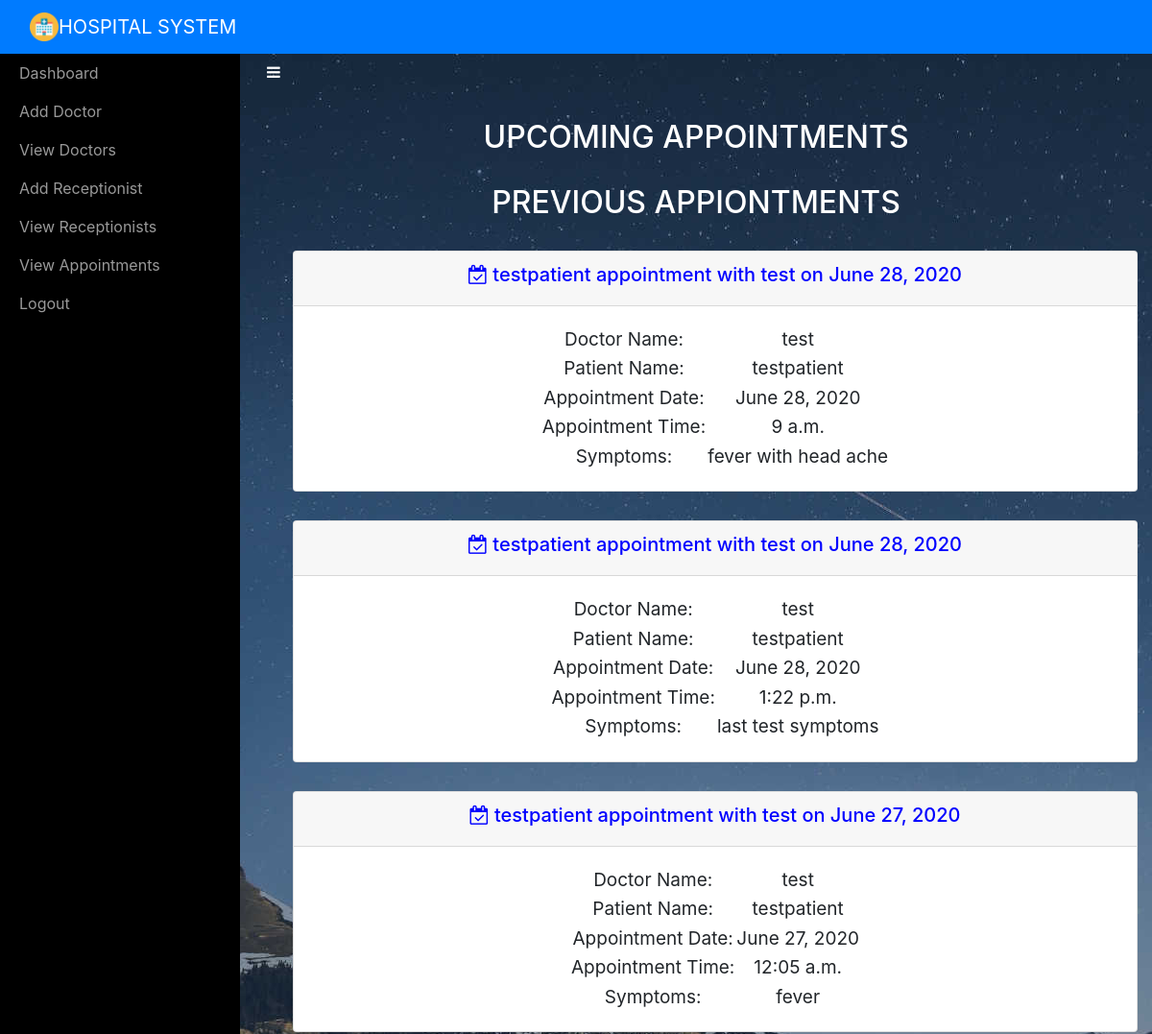
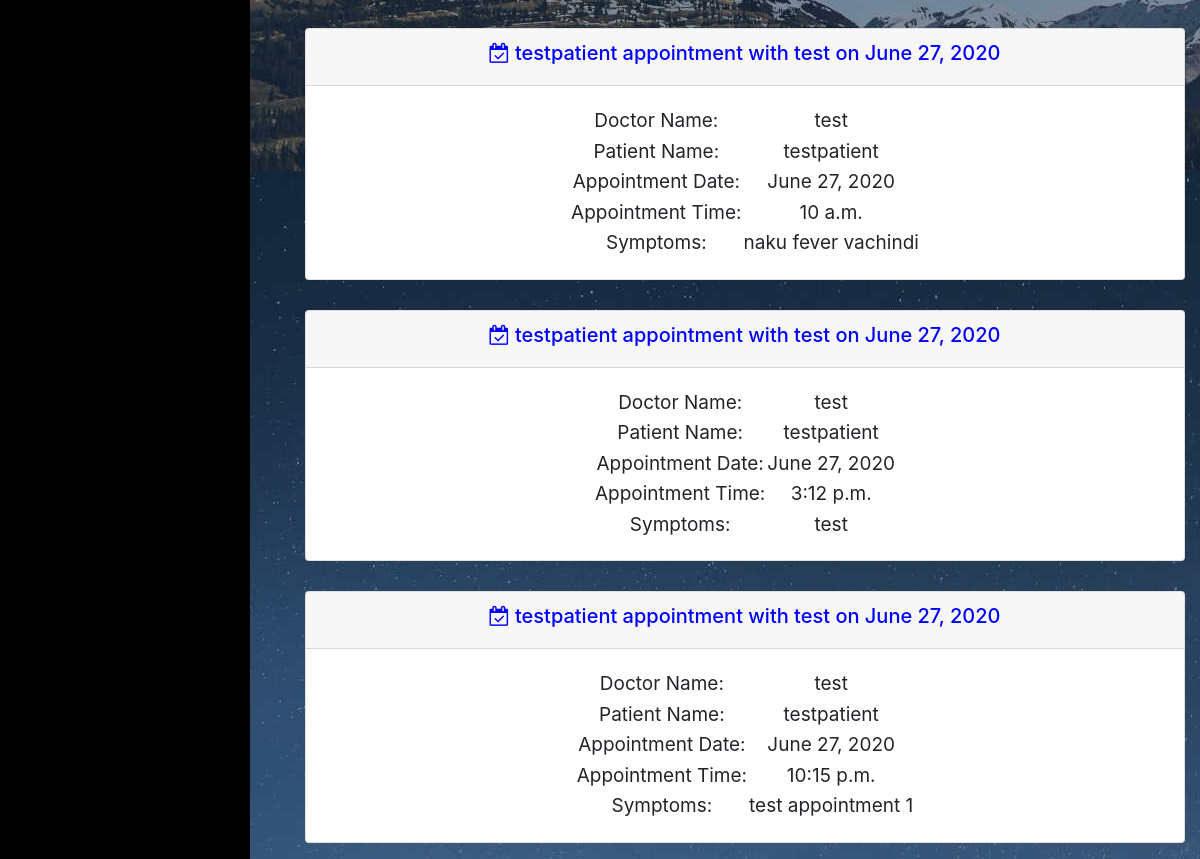
/adminviewAppointment/ (signed in), run on an earlier commit of the app's database (2 pictures, top to bottom).
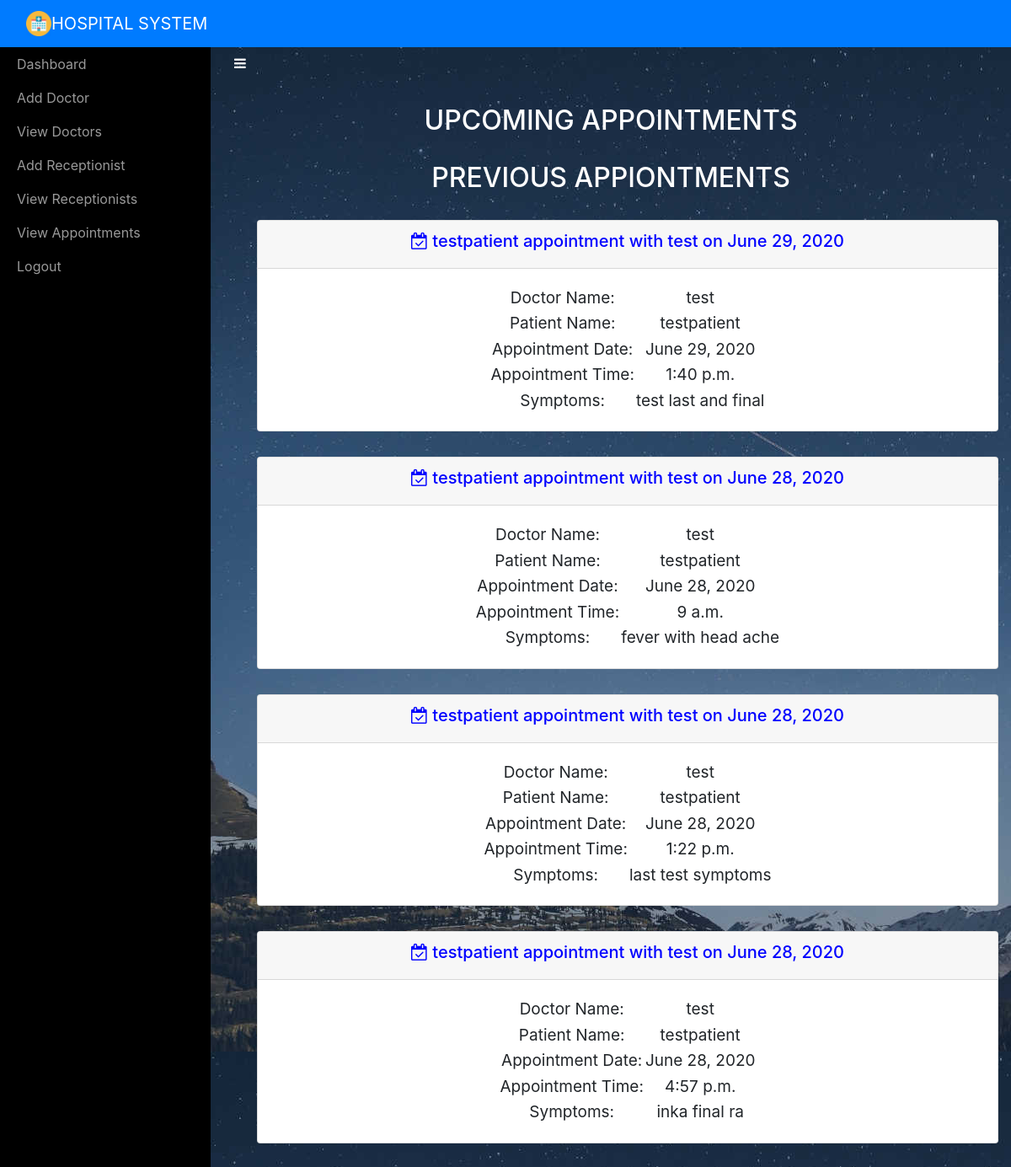
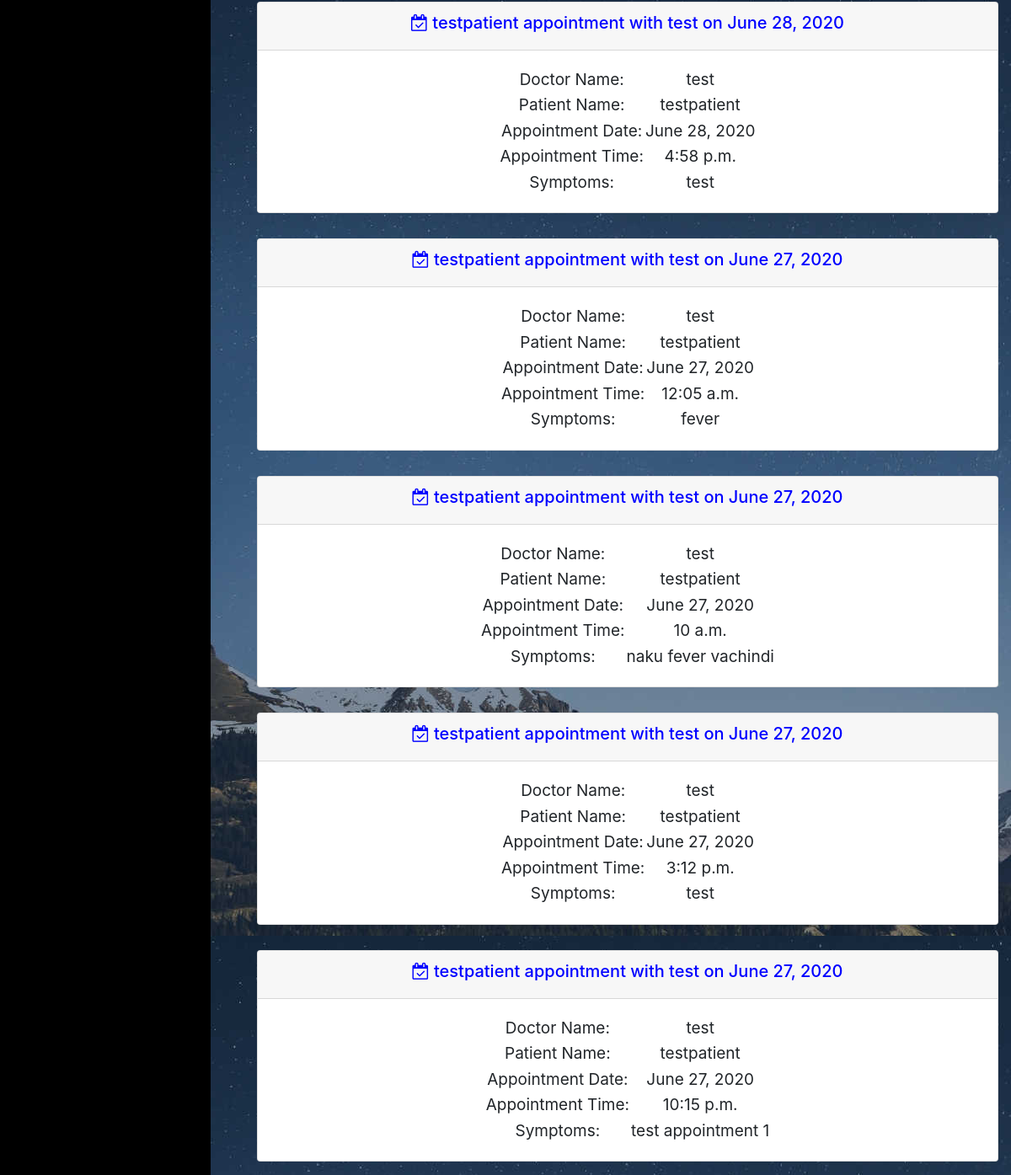
And on a later commit of the database (2 pictures, top to bottom).
### sitehandler/models.py (models this page shows, shortened)
class Appointment(models.Model):
	doctorname = models.CharField(max_length=50)
	doctoremail = models.EmailField(max_length=50)
	patientname = models.CharField(max_length=50)
	patientemail = models.EmailField(max_length=50)
	appointmentdate = models.DateField(max_length=10)
	appointmenttime = models.TimeField(max_length=10)
	symptoms = models.CharField(max_length=100)
	status = models.BooleanField()
	prescription = models.CharField(max_length=200)

### sitehandler/views.py (the view)
# urls.py: path('adminviewAppointment/',adminviewAppointment,name='adminviewAppointment'),
def adminviewAppointment(request):
	if not request.user.is_staff:
		return redirect('login_admin')
	upcomming_appointments = Appointment.objects.filter(appointmentdate__gte=timezone.now(),status=True).order_by('appointmentdate')
	previous_appointments = Appointment.objects.filter(appointmentdate__gte=timezone.now(),status=False).order_by('-appointmentdate')
	d = { "upcomming_appointments" : upcomming_appointments, "previous_appointments" : previous_appointments }
	return render(request,'adminviewappointments.html',d)

### sitehandler/templates/adminviewappointments.html (shortened to what this page needs)
<!DOCTYPE html>
<html>
<head>
    {% include 'include.html' %}
    {% load static %}
</head>
<body style="background-image: url(&quot;{% static 'img/star-sky.jpg' %}&quot;);">
    {% include 'adminnav.html' %}
    <div id="wrapper">
        {% include 'admin_include.html' %}
        <div class="page-content-wrapper">
            <div class="container-fluid"><a class="btn btn-link" role="button" id="menu-toggle" href="#menu-toggle" style="color: white;"><i class="fa fa-bars"></i></a>
                <h2 class="text-center" style="color: white;">UPCOMING APPOINTMENTS</h2>
                <h2 class="text-center" style="color: white;">PREVIOUS APPIONTMENTS</h2>
                <div class="text-center" role="tablist" id="accordion-2">
                    {% for j in previous_appointments %}
                    <ul class = "collapsible popout text-center" data-collapsible = "accordion">
                        <li class="card">
                            <div class = "card-header collapsible-header">
                                <h5 style="color:blue;"><a><i class="fa fa-calendar-check-o"></i>  {{ j.patientname }} appointment with {{ j.doctorname }} on {{j.appointmentdate}}</a></h5>
                            </div>
                            <div class = "card-body collapsible-body">
                                <table align="center" class="card-text" style="font-size: 19px;">
                                    <tr>
                                        <td>Doctor Name:</td>
                                        <td>{{j.doctorname}}</td>
                                    </tr>
                                    <tr>
                                        <td>Patient Name:</td>
                                        <td>{{j.patientname}}</td>
                                    </tr>
                                    <tr>
                                        <td>Appointment Date:</td>
                                        <td>{{j.appointmentdate}}</td>
                                    </tr>
                                    <tr>
                                        <td>Appointment Time:</td>
                                        <td>{{j.appointmenttime}}</td>
                                    </tr>
                                    <tr>
                                        <td>Symptoms:</td>
                                        <td>{{j.symptoms}}</td>
                                    </tr>
                                </table>
                            </div>
                        </li>
                    </ul>
                    {% endfor %}
                </div>
            </div>
        </div>
    </div>
</body>
</html>

What changed in the data, as far as the page shows it:
added Appointment: patientname "testpatient", doctorname "test", appointmentdate "June 29, 2020", appointmenttime "1:40 p.m.", symptoms "test last and final"
added Appointment: patientname "testpatient", doctorname "test", appointmentdate "June 28, 2020", appointmenttime "4:57 p.m.", symptoms "inka final ra"
added Appointment: patientname "testpatient", doctorname "test", appointmentdate "June 28, 2020", appointmenttime "4:58 p.m.", symptoms "test"
